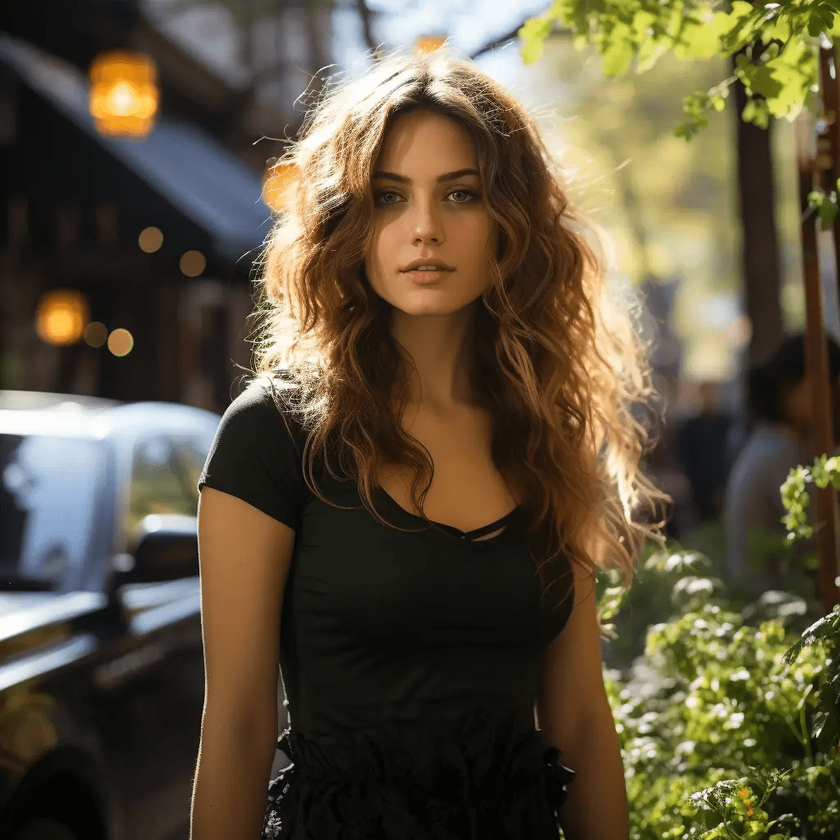
#> input picture imagem3.png, 840 x 840 px, shrunk from 1024 x 1024 before the run
$ python stylization.py
#> lines starting #> are read from the running program, lines starting #| are printed output that depends on the picture
#> further down, image is the input picture: shape (840, 840, 3); mean B, G, R 61.6, 83.1, 93.7
import cv2
import numpy as np
import matplotlib.pyplot as plt
from scipy.interpolate import UnivariateSpline

def applyStylization(image, display=True):
#> called with display = True
    output_image = cv2.stylization(image, sigma_s=5, sigma_r=0.55)
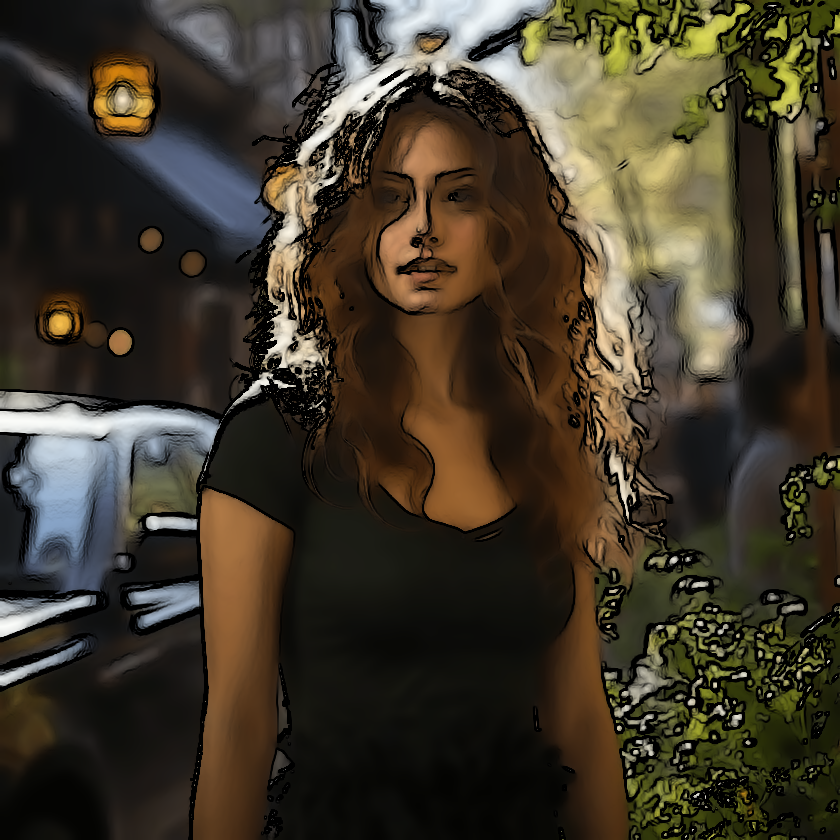
#> output_image: shape (840, 840, 3); mean B, G, R 42.1, 56.3, 64.1

    if display:
        plt.figure(figsize=[10, 5])
        plt.subplot(121)
        plt.imshow(image[:, :, ::-1])
        plt.title("Imagem Original")
        plt.axis('off')

        plt.subplot(122)
        plt.imshow(output_image[:, :, ::-1])
        plt.title("Imagem Estilizada")
        plt.axis('off')
        plt.show()
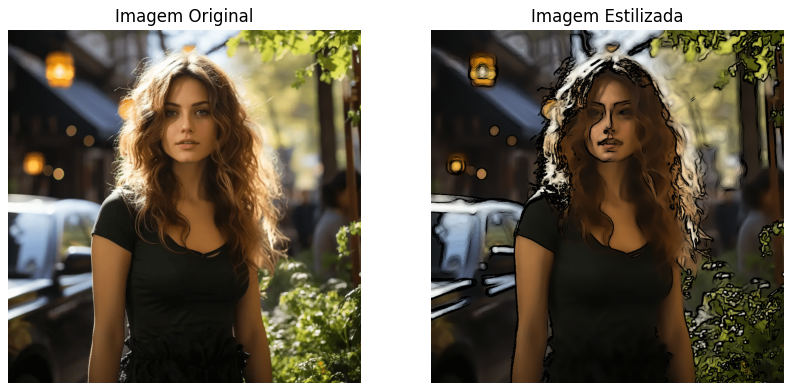
#> figure drawn by matplotlib, 2 panels
        return output_image

image= cv2.imread("imagem3.png")
applyStylization(image)

$ run again, with imagem2.png copied over imagem3.png
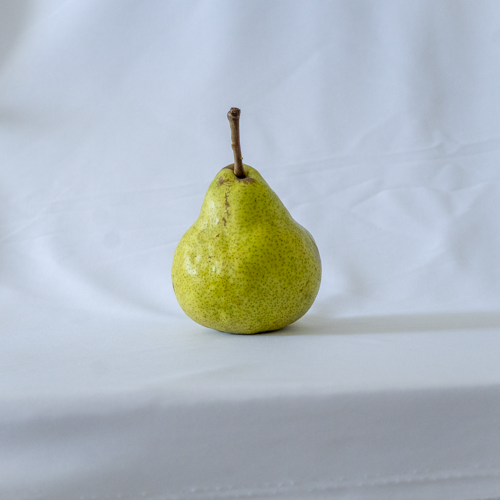
#> input picture imagem2.png, 500 x 500 px
#> image is the input picture: shape (500, 500, 3); mean B, G, R 191.9, 186.3, 177
#> in applyStylization, `output_image = cv2.stylization(image, sigma_s=5, sigma_r=0.55)`:
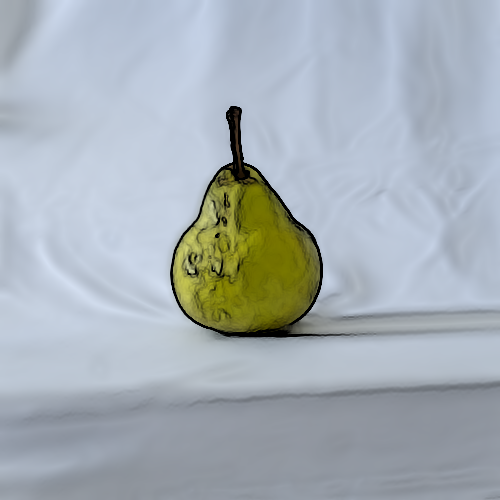
#> output_image: shape (500, 500, 3); mean B, G, R 183, 176.2, 167.2
#> in applyStylization, `plt.show()`:
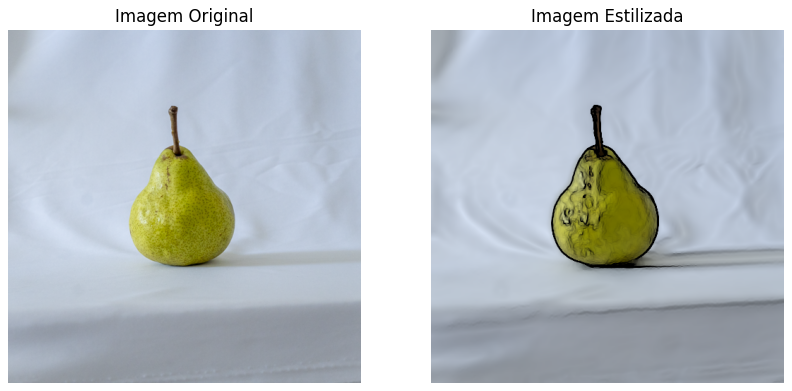
#> figure drawn by matplotlib, 2 panels
